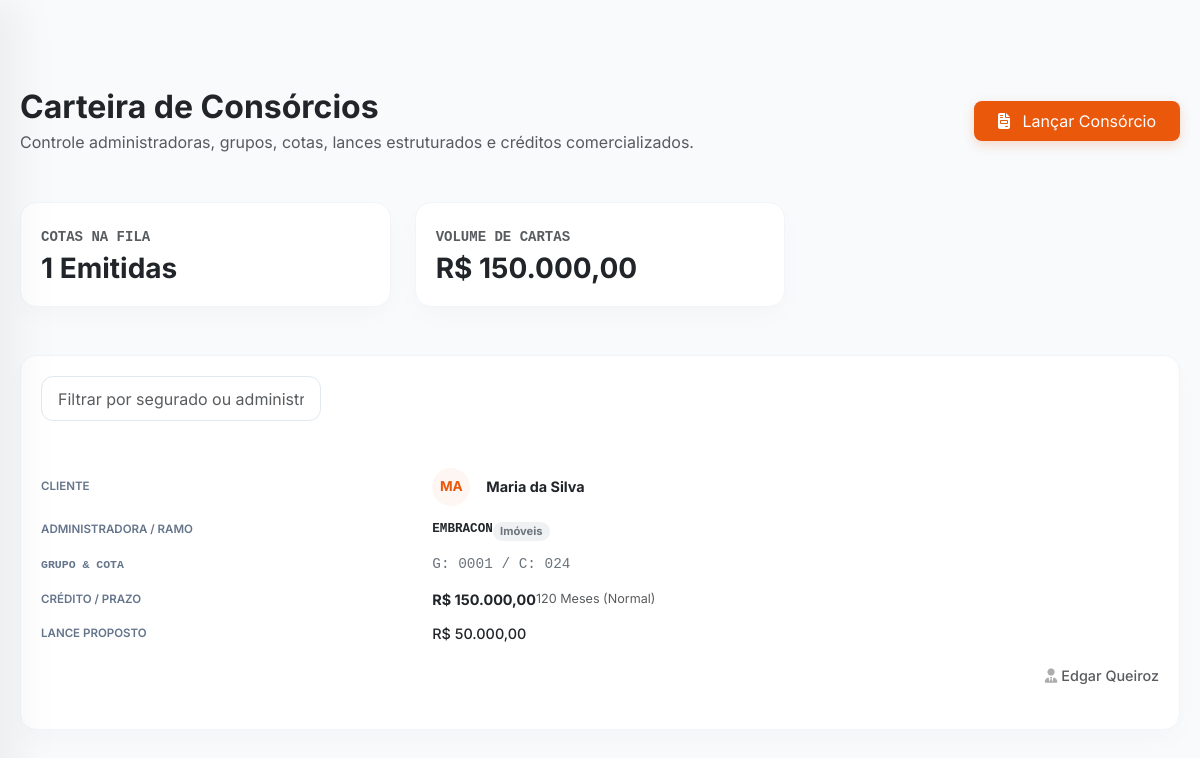
/consorcio.php (signed in), run on the app's committed database.
### tables this page shows
CREATE TABLE IF NOT EXISTS `consorcio` (
  `id` int NOT NULL AUTO_INCREMENT,
  `cliente_id` int NOT NULL,
  `corretor_id` int NOT NULL,
  `grade_comissao_id` int NOT NULL,
  `administradora` varchar(100) NOT NULL,
  `produto` enum('Imóveis','Auto','Moto','Serviços') NOT NULL,
  `grupo` varchar(20) NOT NULL,
  `cota` varchar(20) NOT NULL,
  `credito` decimal(12,2) NOT NULL,
  `prazo` int NOT NULL,
  `tipo_tabela` enum('Normal','Reduzida') DEFAULT 'Normal',
  `lance` decimal(12,2) DEFAULT '0.00',
  `criado_em` timestamp NULL DEFAULT CURRENT_TIMESTAMP,
  PRIMARY KEY (`id`),
  KEY `cliente_id` (`cliente_id`),
  KEY `corretor_id` (`corretor_id`)
);

CREATE TABLE IF NOT EXISTS `clientes` (
  `id` int NOT NULL AUTO_INCREMENT,
  `nome_completo` varchar(150) NOT NULL,
  `cpf` varchar(14) DEFAULT NULL,
  `data_nascimento` date DEFAULT NULL,
  `email` varchar(150) DEFAULT NULL,
  `telefone` varchar(20) NOT NULL,
  `telefone_fixo` varchar(20) NOT NULL,
  `endereco` varchar(255) DEFAULT NULL,
  `complemento` varchar(100) DEFAULT NULL,
  `numero` varchar(20) NOT NULL,
  `bairro` varchar(100) DEFAULT NULL,
  `cidade` varchar(100) NOT NULL,
  `uf` char(2) NOT NULL,
  `cep` varchar(10) DEFAULT NULL,
  `status` enum('Ativo','Inativo') DEFAULT 'Ativo',
  `criado_em` timestamp NULL DEFAULT CURRENT_TIMESTAMP,
  `atualizado_em` timestamp NULL DEFAULT CURRENT_TIMESTAMP ON UPDATE CURRENT_TIMESTAMP,
  PRIMARY KEY (`id`),
  UNIQUE KEY `cpf` (`cpf`),
  KEY `idx_cliente_nome` (`nome_completo`),
  KEY `idx_cliente_cidade` (`cidade`)
);

CREATE TABLE IF NOT EXISTS `corretores` (
  `id` int NOT NULL AUTO_INCREMENT,
  `nome_completo` varchar(255) NOT NULL,
  `cpf` varchar(14) DEFAULT NULL,
  `fone_celular` varchar(15) NOT NULL,
  `fone_fixo` varchar(15) DEFAULT NULL,
  `endereco` varchar(255) DEFAULT NULL,
  `complemento` varchar(100) DEFAULT NULL,
  `numero` varchar(20) DEFAULT NULL,
  `bairro` varchar(100) DEFAULT NULL,
  `cep` varchar(9) DEFAULT NULL,
  `cidade` varchar(100) DEFAULT NULL,
  `uf` varchar(2) DEFAULT NULL,
  `email` varchar(255) DEFAULT NULL,
  `data_cadastro` timestamp NULL DEFAULT CURRENT_TIMESTAMP,
  `banco` varchar(100) DEFAULT NULL,
  `agencia` varchar(20) DEFAULT NULL,
  `conta` varchar(30) DEFAULT NULL,
  `pix` varchar(100) DEFAULT NULL,
  `grade_comissao_id` int DEFAULT NULL,
  `status` enum('Ativo','Inativo') DEFAULT 'Ativo',
  PRIMARY KEY (`id`),
  UNIQUE KEY `cpf` (`cpf`),
  KEY `fk_corretores_grade` (`grade_comissao_id`)
);

### consorcio.php (the view, shortened to what this page needs)
<?php
require_once __DIR__ . '/config/conexao.php';
try {
    $queryConsorcio = "
        SELECT
            con.*,
            cli.nome_completo as nome_cliente,
            corr.nome_completo as nome_corretor
        FROM consorcio con
        INNER JOIN clientes cli ON con.cliente_id = cli.id
        INNER JOIN corretores corr ON con.corretor_id = corr.id
        ORDER BY con.id DESC
    ";
    $consorciosListados = $pdo->query($queryConsorcio)->fetchAll(PDO::FETCH_ASSOC);
    $totalConsorcios = count($consorciosListados);
    $totalVolumeCredito = $pdo->query("SELECT SUM(credito) as total FROM consorcio")->fetch()['total'] ?? 0.00;
} catch (PDOException $e) {
    error_log("Erro nas consultas de consorcio: " . $e->getMessage());
    $consorciosListados = []; $clientesSelect = []; $corretoresSelect = []; $gradesSelect = []; $totalConsorcios = 0; $totalVolumeCredito = 0.00;
}
?>
<!DOCTYPE html>
<html lang="pt-BR">
<head>
    <link href="https://cdn.jsdelivr.net/npm/bootstrap@5.3.3/dist/css/bootstrap.min.css" rel="stylesheet">
    <link href="https://cdn.jsdelivr.net/npm/sweetalert2@11/dist/sweetalert2.min.css" rel="stylesheet">
    <link rel="stylesheet" href="https://cdnjs.cloudflare.com/ajax/libs/font-awesome/6.4.0/css/all.min.css">
</head>
<body>
<div class="main-content">
    <div class="d-flex justify-content-between align-items-center mb-5 flex-wrap gap-3">
        <div>
            <h2 class="fw-bold text-dark mb-1">Carteira de Consórcios</h2>
            <p class="text-muted mb-0">Controle administradoras, grupos, cotas, lances estruturados e créditos comercializados.</p>
        </div>
        <button class="btn btn-dark rounded-3 px-4 py-2 fw-500" data-bs-toggle="modal" data-bs-target="#modalNovoConsorcio" style="background:#ea580c; border:none; box-shadow: 0 4px 12px rgba(234, 88, 12, 0.2);">
            <i class="fa-solid fa-file-invoice me-2"></i> Lançar Consórcio
        </button>
    </div>
    <div class="row g-4 mb-5">
        <div class="col-md-4">
            <div class="card-premium py-3">
                <span class="text-uppercase text-muted font-monospace small fw-bold">Cotas na Fila</span>
                <h3 class="fw-bold text-dark mt-1 mb-0"><?= $totalConsorcios ?> Emitidas</h3>
            </div>
        </div>
        <div class="col-md-4">
            <div class="card-premium py-3">
                <span class="text-uppercase text-muted font-monospace small fw-bold">Volume de Cartas</span>
                <h3 class="fw-bold text-dark mt-1 mb-0">R$ <?= number_format($totalVolumeCredito, 2, ',', '.') ?></h3>
            </div>
        </div>
    </div>
    <div class="card-premium">
        <div class="mb-4">
            <input type="text" class="form-control search-box w-25" id="filtroConsorcios" onkeyup="filtrarConsorcios()" placeholder="Filtrar por segurado ou administradora...">
        </div>
        <div class="table-responsive">
            <table class="table table-borderless align-middle mb-0 table-premium" id="tabelaConsorcios">
                <tbody>
                    <?php if (empty($consorciosListados)): ?>
                        <tr>
                            <td colspan="6" class="text-center text-muted py-5">Nenhum contrato de consórcio lançado nesta base de dados.</td>
                        </tr>
                    <?php else: ?>
                        <?php foreach ($consorciosListados as $con): ?>
                            <tr>
                                <td data-label="Cliente" class="fw-bold text-dark">
                                    <div class="d-flex align-items-center">
                                        <div class="rounded-circle d-flex align-items-center justify-content-center me-3" style="width: 38px; height: 38px; background: rgba(234, 88, 12, 0.05); color: #ea580c; font-size: 0.85rem; font-weight:700;">
                                            <?= strtoupper(substr($con['nome_cliente'], 0, 2)) ?>
                                        </div>
                                        <?= htmlspecialchars($con['nome_cliente']) ?>
                                    </div>
                                </td>
                                <td data-label="Administradora / Ramo">
                                    <div class="text-dark fw-semibold text-uppercase font-monospace small"><?= htmlspecialchars($con['administradora']) ?></div>
                                    <span class="badge rounded-pill bg-secondary bg-opacity-10 text-secondary mt-1" style="font-size:0.7rem;"><?= htmlspecialchars($con['produto']) ?></span>
                                </td>
                                <td data-label="Grupo & Cota" class="font-monospace text-secondary small">
                                    G: <?= htmlspecialchars($con['grupo']) ?> / C: <?= htmlspecialchars($con['cota']) ?>
                                </td>
                                <td data-label="Crédito / Prazo">
                                    <div class="fw-bold text-dark">R$ <?= number_format($con['credito'], 2, ',', '.') ?></div>
                                    <div class="text-muted small"><?= $con['prazo'] ?> Meses (<?= htmlspecialchars($con['tipo_tabela']) ?>)</div>
                                </td>
                                <td data-label="Lance Proposto" class="fw-medium text-dark">
                                    R$ <?= number_format($con['lance'], 2, ',', '.') ?>
                                </td>
                                <td data-label="Corretor" class="text-muted small fw-medium">
                                    <i class="fa-solid fa-user-tie me-1 opacity-50"></i> <?= htmlspecialchars($con['nome_corretor']) ?>
                                </td>
                            </tr>
                        <?php endforeach; ?>
                    <?php endif; ?>
                </tbody>
            </table>
        </div>
    </div>
</div>
</body>
</html>

### consorcio.php (style rules this page uses)
body { font-family: 'Inter', sans-serif; background-color: #f8fafc; color: #0f172a; margin: 0; }
.main-content { padding: 3rem; min-height: 100vh; }
.card-premium { background: #fff; border: 1px solid #f1f5f9; border-radius: 20px; padding: 2rem; box-shadow: 0 10px 30px -5px rgba(0, 0, 0, 0.03); }
.search-box { border: 1px solid #e2e8f0; border-radius: 12px; padding: 0.6rem 1rem; transition: all 0.3s ease; }
.table-premium td { padding: 1.2rem 0; border-bottom: 1px solid #f8fafc; }
@media (max-width: 1200px) { .main-content { padding: 5.5rem 1.25rem 2.5rem 1.25rem !important; } }

### includes/sidebar.php (style rules this page uses)
:root { --orange-app: #ea580c; --orange-light: rgba(234, 88, 12, 0.05); --slate-dark: #0f172a; --slate-muted: #64748b; --border-color: #f1f5f9; --radius-premium: 16px; }
body, html { overflow-x: hidden !important; background-color: #f8fafc; }
.main-content { margin-left: 280px; padding: 3rem; transition: all 0.3s ease; }
@media (max-width: 1200px) { .main-content { margin-left: 0 !important; padding: 5.5rem 1.25rem 2.5rem 1.25rem !important; } }
@media (max-width: 1200px) { .card-premium { padding: 1.25rem !important; border-radius: 16px !important; } }
@media (max-width: 1200px) { .table-premium tbody tr { display: block; border-bottom: 1px solid var(--border-color); padding: 1rem 0; position: relative; } }
@media (max-width: 1200px) { .table-premium tbody tr:last-child { border-bottom: none; } }
@media (max-width: 1200px) { .table-premium tbody td { display: flex; justify-content: justify; align-items: center; padding: 0.4rem 0 !important; border: none !important; font-size: 0.9rem; } }
@media (max-width: 1200px) { .table-premium tbody td::before { content: attr(data-label); font-size: 0.72rem; font-weight: 600; text-transform: uppercase; color: var(--slate-muted); width: 35%; min-width: 100px; display: inline-block; } }
@media (max-width: 1200px) { .table-premium tbody td:last-child { justify-content: flex-end; margin-top: 0.5rem; } }
@media (max-width: 1200px) { .table-premium tbody td:last-child::before { display: none; } }

### data on the page
consorcio: cliente.nome_completo "MA", cliente.nome_completo "Maria da Silva", administradora "EMBRACON", produto "Imóveis", grupo "0001", cota "024", credito "150.000,00", prazo "120", tipo_tabela "Normal", lance "50.000,00", corretor.nome_completo "Edgar Queiroz"

### other printed values
$totalConsorcios "1"
$totalVolumeCredito "150.000,00"
